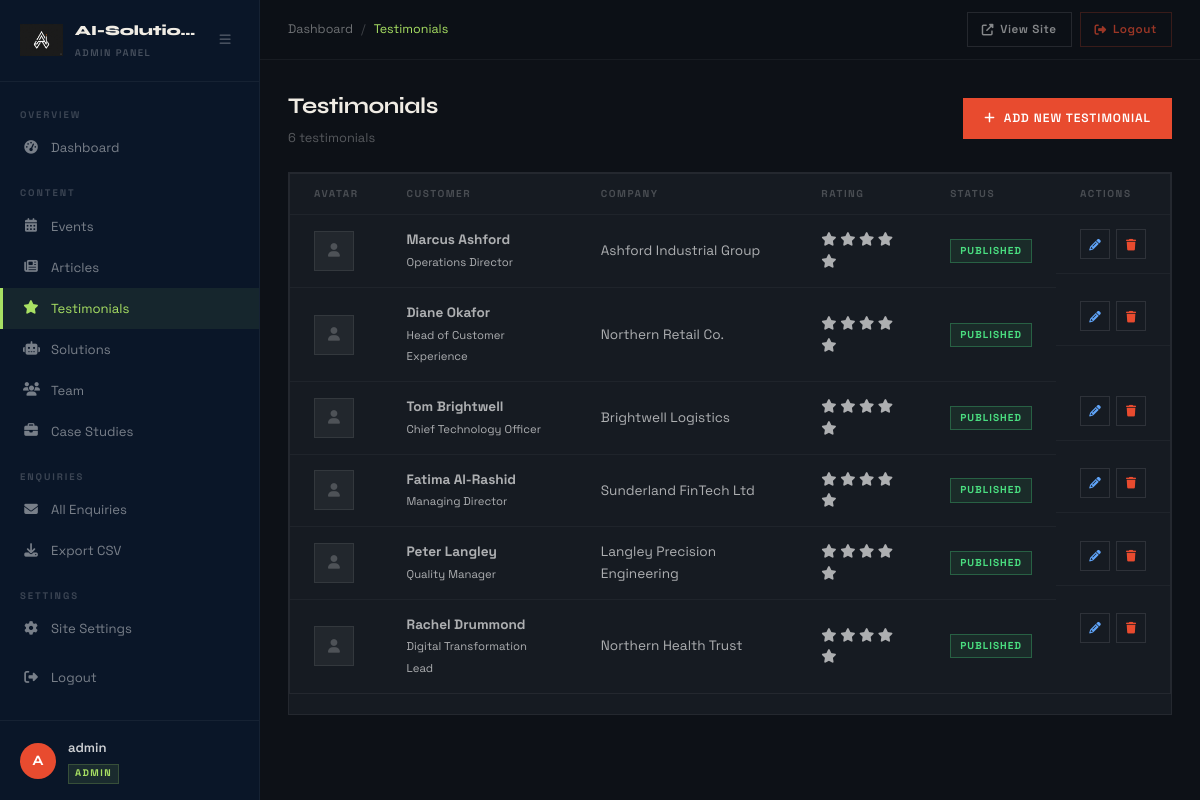
The page /admin/testimonials (signed in) on the database its author committed.
### models.py (models this page shows, shortened)
class SiteSettings(db.Model):
    __tablename__ = 'site_settings'
    id = db.Column(db.Integer, primary_key=True)
    company_logo = db.Column(db.String(300), nullable=True)
    company_name = db.Column(db.String(200), default='AI-Solutions')
    tagline = db.Column(db.String(500))
    address = db.Column(db.String(300))
    email = db.Column(db.String(120))
    phone = db.Column(db.String(50))
    linkedin_url = db.Column(db.String(300), nullable=True)
    twitter_url = db.Column(db.String(300), nullable=True)
    facebook_url = db.Column(db.String(300), nullable=True)
    instagram_url = db.Column(db.String(300), nullable=True)
    github_url = db.Column(db.String(300), nullable=True)

class AdminUser(UserMixin, db.Model):
    __tablename__ = 'admin_user'
    id = db.Column(db.Integer, primary_key=True)
    username = db.Column(db.String(80), unique=True, nullable=False)
    password_hash = db.Column(db.String(256), nullable=False)
    profile_picture = db.Column(db.String(300), nullable=True)

class Testimonial(db.Model):
    __tablename__ = 'testimonial'
    id = db.Column(db.Integer, primary_key=True)
    customer_name = db.Column(db.String(100), nullable=False)
    job_title = db.Column(db.String(100))
    company = db.Column(db.String(100))
    quote = db.Column(db.Text)
    rating = db.Column(db.Integer, default=5)
    avatar = db.Column(db.String(300), nullable=True)
    is_published = db.Column(db.Boolean, default=True)

### app.py (the view)
@app.route('/admin/testimonials')
@login_required
def admin_testimonials():
    testimonials = Testimonial.query.all()
    return render_template('admin/manage_testimonials.html', testimonials=testimonials)

### app.py (called while the page is built)
@login_manager.user_loader
def load_user(user_id):
    return db.session.get(AdminUser, int(user_id))

@app.context_processor
def inject_settings():
    settings = db.session.get(SiteSettings, 1)
    if not settings:
        settings = SiteSettings(id=1, company_name='AI-Solutions')
    return dict(settings=settings)

### templates/admin/manage_testimonials.html (shortened to what this page needs)
{% extends 'admin/base_admin.html' %}
{% block breadcrumb %}<span class="bc-sep">/</span><span>Testimonials</span>{% endblock %}
{% block content %}
<div class="page-header">
    <div>
        <h1 class="page-title">Testimonials</h1>
        <p class="page-subtitle">{{ testimonials|length }} testimonial{{ 's' if testimonials|length != 1 }}</p>
    </div>
    <a href="{{ url_for('add_testimonial') }}" class="btn-primary"><i class="fas fa-plus"></i> Add New Testimonial</a>
</div>
<div class="admin-card">
    {% if testimonials %}
    <div class="table-wrap">
        <table class="admin-table">
            <thead>
                <tr>
                    <th>Avatar</th>
                    <th>Customer</th>
                    <th>Company</th>
                    <th>Rating</th>
                    <th>Status</th>
                    <th>Actions</th>
                </tr>
            </thead>
            <tbody>
                {% for t in testimonials %}
                <tr>
                    <td>
                        {% if t.avatar %}
                            <img src="{{ url_for('static', filename=t.avatar) }}" alt="" class="table-thumb table-thumb--round">
                        {% else %}
                            <div class="table-thumb-placeholder table-thumb--round"><i class="fas fa-user"></i></div>
                        {% endif %}
                    </td>
                    <td>
                        <strong>{{ t.customer_name }}</strong><br>
                        <small class="text-muted">{{ t.job_title or '' }}</small>
                    </td>
                    <td>{{ t.company or '—' }}</td>
                    <td>
                        <div class="star-rating">
                            {% for i in range(5) %}
                                <i class="fas fa-star {% if i < t.rating %}star-filled{% else %}star-empty{% endif %}"></i>
                            {% endfor %}
                        </div>
                    </td>
                    <td>
                        {% if t.is_published %}
                            <span class="status-badge status-published">Published</span>
                        {% else %}
                            <span class="status-badge status-draft">Hidden</span>
                        {% endif %}
                    </td>
                    <td class="actions-cell">
                        <a href="{{ url_for('edit_testimonial', id=t.id) }}" class="btn-action btn-edit"><i class="fas fa-pencil-alt"></i></a>
                        <form method="POST" action="{{ url_for('delete_testimonial', id=t.id) }}" class="inline-form">
                            <button type="button" class="btn-action btn-delete" onclick="confirmDelete(this.closest('form'))"><i class="fas fa-trash"></i></button>
                        </form>
                    </td>
                </tr>
                {% endfor %}
            </tbody>
        </table>
    </div>
    {% endif %}
</div>
{% endblock %}

### templates/admin/_sidebar.html (shortened to what this page needs)
<nav class="admin-sidebar" id="adminSidebar">
    <div class="sidebar-header">
        <div class="sidebar-logo">
            {% if settings and settings.company_logo %}
                <img src="{{ url_for('static', filename=settings.company_logo) }}" alt="Logo" class="sidebar-logo-img">
            {% else %}
                <div class="sidebar-logo-icon"><i class="fas fa-brain"></i></div>
            {% endif %}
        </div>
        <div class="sidebar-brand">
            <span class="brand-name">{{ settings.company_name if settings else 'AI-Solutions' }}</span>
            <span class="brand-tag">Admin Panel</span>
        </div>
        <button class="sidebar-toggle-btn" id="sidebarToggle"><i class="fas fa-bars"></i></button>
    </div>
    <div class="sidebar-nav">
        <div class="nav-section">
            <span class="nav-section-label">Overview</span>
            <a href="{{ url_for('admin_dashboard') }}" class="nav-item {% if request.endpoint == 'admin_dashboard' %}active{% endif %}">
                <i class="fas fa-tachometer-alt"></i><span>Dashboard</span>
            </a>
        </div>
        <div class="nav-section">
            <span class="nav-section-label">Content</span>
            <a href="{{ url_for('admin_events') }}" class="nav-item {% if 'event' in request.endpoint %}active{% endif %}">
                <i class="fas fa-calendar-alt"></i><span>Events</span>
            </a>
            <a href="{{ url_for('admin_articles') }}" class="nav-item {% if 'article' in request.endpoint %}active{% endif %}">
                <i class="fas fa-newspaper"></i><span>Articles</span>
            </a>
            <a href="{{ url_for('admin_testimonials') }}" class="nav-item {% if 'testimonial' in request.endpoint %}active{% endif %}">
                <i class="fas fa-star"></i><span>Testimonials</span>
            </a>
            <a href="{{ url_for('admin_solutions') }}" class="nav-item {% if 'solution' in request.endpoint %}active{% endif %}">
                <i class="fas fa-robot"></i><span>Solutions</span>
            </a>
            <a href="{{ url_for('admin_team') }}" class="nav-item {% if 'team' in request.endpoint %}active{% endif %}">
                <i class="fas fa-users"></i><span>Team</span>
            </a>
            <a href="{{ url_for('case_studies') }}" class="nav-item {% if 'case_stud' in request.endpoint %}active{% endif %}">
                <i class="fas fa-briefcase"></i><span>Case Studies</span>
            </a>
        </div>
        <div class="nav-section">
            <span class="nav-section-label">Enquiries</span>
            <a href="{{ url_for('admin_enquiries') }}" class="nav-item {% if 'enquir' in request.endpoint %}active{% endif %}">
                <i class="fas fa-envelope"></i><span>All Enquiries</span>
            </a>
            <a href="{{ url_for('export_enquiries') }}" class="nav-item">
                <i class="fas fa-download"></i><span>Export CSV</span>
            </a>
        </div>
        <div class="nav-section">
            <span class="nav-section-label">Settings</span>
            <a href="{{ url_for('admin_settings') }}" class="nav-item {% if request.endpoint == 'admin_settings' %}active{% endif %}">
                <i class="fas fa-cog"></i><span>Site Settings</span>
            </a>
        </div>
        <div class="nav-section">
            <a href="{{ url_for('admin_logout') }}" class="nav-item nav-logout">
                <i class="fas fa-sign-out-alt"></i><span>Logout</span>
            </a>
        </div>
    </div>
    <div class="sidebar-footer">
        <div class="admin-avatar-wrap">
            {% if current_user.profile_picture %}
                <img src="{{ url_for('static', filename=current_user.profile_picture) }}" alt="Admin" class="admin-avatar-img">
            {% else %}
                <div class="admin-avatar-initials">{{ current_user.username[0].upper() }}</div>
            {% endif %}
        </div>
        <div class="admin-user-info">
            <span class="admin-username">{{ current_user.username }}</span>
            <span class="admin-badge">Admin</span>
        </div>
    </div>
</nav>

### rows shown on the page
SiteSettings: company_logo (picture), company_name "AI-Solutio…"
AdminUser: username "A", username "admin"
Testimonial: customer_name "Marcus Ashford", job_title "Operations Director", company "Ashford Industrial Group", is_published "PUBLISHED"
Testimonial: customer_name "Diane Okafor", job_title "Head of Customer Experience", company "Northern Retail Co.", is_published "PUBLISHED"
Testimonial: customer_name "Tom Brightwell", job_title "Chief Technology Officer", company "Brightwell Logistics", is_published "PUBLISHED"
Testimonial: customer_name "Fatima Al-Rashid", job_title "Managing Director", company "Sunderland FinTech Ltd", is_published "PUBLISHED"
Testimonial: customer_name "Peter Langley", job_title "Quality Manager", company "Langley Precision Engineering", is_published "PUBLISHED"
Testimonial: customer_name "Rachel Drummond", job_title "Digital Transformation Lead", company "Northern Health Trust", is_published "PUBLISHED"

### other values the page prints
{{ testimonials|length }} "6"
{{ 's' if testimonials|length != 1 }} "s"
